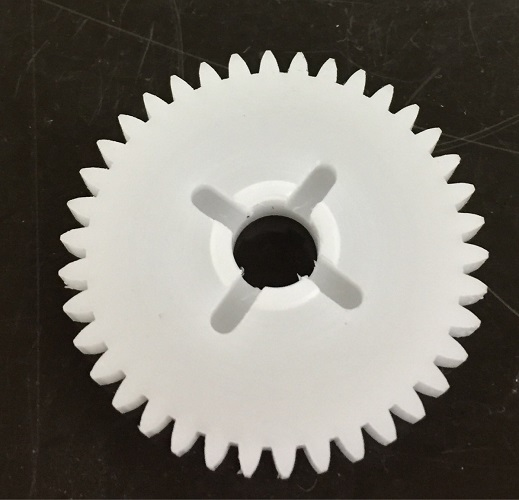
#> input picture engrenagens/engrenagem4.jpg, 519 x 500 px, found by its file name
$ python gears3.py   (older library calls are emulated)
#> lines starting #> are read from the running program, lines starting #| are printed output that depends on the picture; after the words box and inside, x2 and y2 are one past the last pixel; in counts of white or black regions, pixels touching at a corner belong together
import cv2
import imutils

## Read
img = cv2.imread("C:\\Users\\Martim\\OneDrive\\Scripts Python\\engrenagens\\engrenagem4.jpg")
#> img is the input picture: shape (500, 519, 3); mean B, G, R 111.5, 119, 122.6
gray = cv2.cvtColor(img, cv2.COLOR_BGR2GRAY)

## threshold and find contours
ret, threshed = cv2.threshold(gray, 50, 255, cv2.THRESH_BINARY_INV)
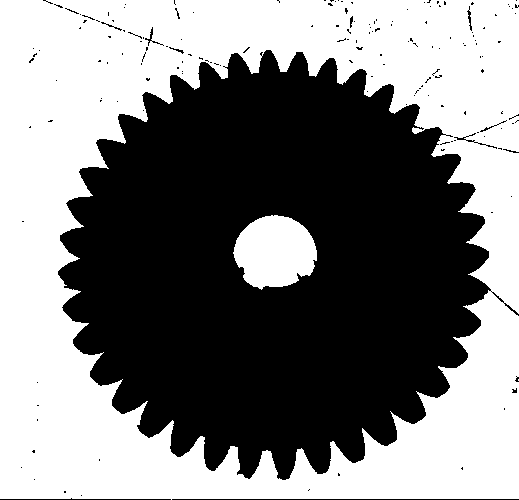
#> threshed: shape (500, 519); 49.9% white; 3 white regions (1 under 20 px)
_, contours, hierarchy = cv2.findContours(threshed, cv2.RETR_EXTERNAL, cv2.CHAIN_APPROX_NONE)
#> contours = 2 contours, 1 with area under 20; largest, box (x1, y1, x2, y2) and area: (0, 0, 519, 500) 257819

## Find the max-area-contour
cnt = sorted(contours, key=cv2.contourArea)[-1]
#> cnt = contour of 2110 points, box (x1, y1, x2, y2) (0, 0, 519, 500), area 257819

## Approx the contour
arclen = cv2.arcLength(cnt, True)
#> arclen = 2138.2
approx = cv2.approxPolyDP(cnt, 0.002*arclen, True)
#> approx = contour of 10 points, box (x1, y1, x2, y2) (0, 0, 519, 499), area 257926
print(len(approx))
#| 10
## Draw and output the result
for pt in approx:
    cv2.circle(img, (pt[0][0],pt[0][1]), 3, (0,255,0), -1, cv2.LINE_AA)
#> this loop made 10 passes
#> pt on passes 1 to 10: [[0, 0]], [[0, 498]], [[518, 498]], [[518, 316]], [[503, 303]], [[518, 313]], [[518, 153]], [[502, 149]], [[518, 151]], [[518, 0]]
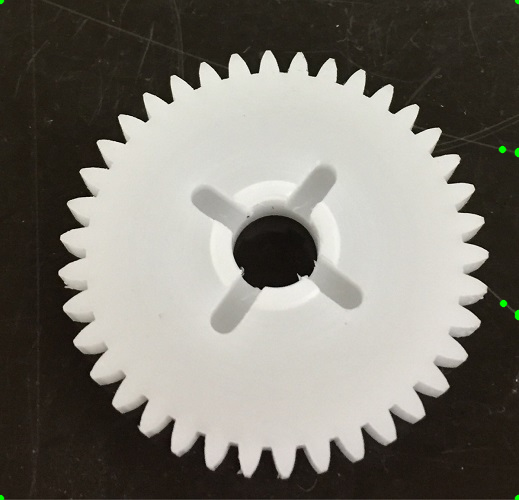
#> img: shape (500, 519, 3); 0.11% of pixels changed, all inside (x1, y1, x2, y2) = (0, 0, 519, 500)

msg = "Total: {}".format(len(approx)//2)
#> msg = 'Total: 5'
cv2.putText(img, msg, (20,40),cv2.FONT_HERSHEY_PLAIN, 2, (0,0,255), 2, cv2.LINE_AA)
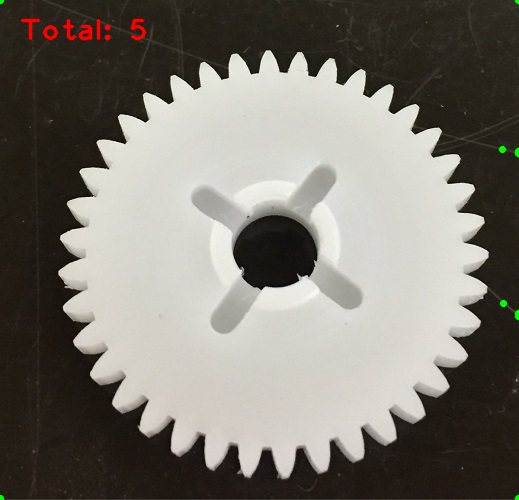
#> img: shape (500, 519, 3); 0.45% of pixels changed, all inside (x1, y1, x2, y2) = (20, 18, 147, 41)

## Display
cv2.imshow("res", img);cv2.waitKey()

$ run again, with engrenagens/engrenagem1.jpg copied over engrenagens/engrenagem4.jpg
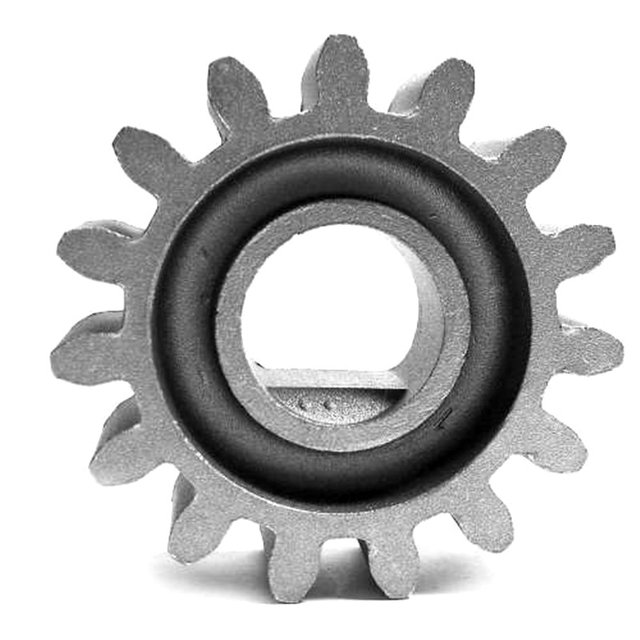
#> input picture engrenagens/engrenagem1.jpg, 640 x 640 px, found by its file name
#> img is the input picture: shape (640, 640, 3); min 0, max 255, mean 193
#> `ret, threshed = cv2.threshold(gray, 50, 255, cv2.THRESH_BINARY_INV)`:
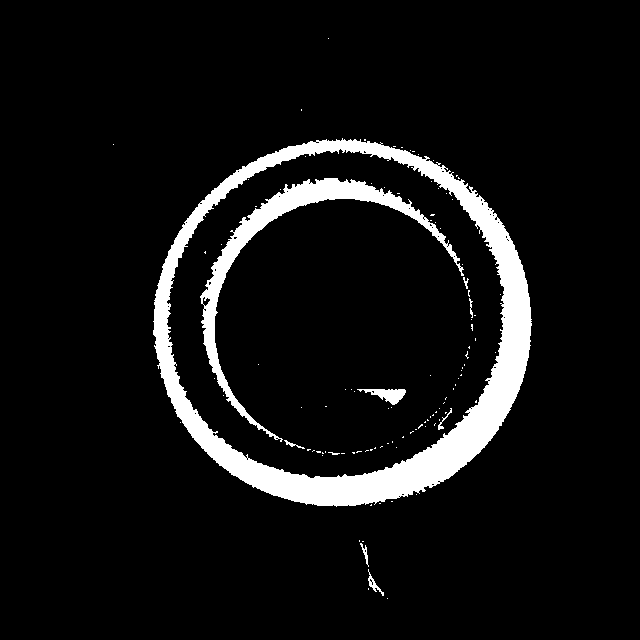
#> threshed: shape (640, 640); 7.5% white; 109 white regions (100 under 20 px)
#> contours = 24 contours, 21 with area under 20; largest, box (x1, y1, x2, y2) and area: (153, 138, 532, 507) 108656, (368, 569, 384, 596) 76, (360, 543, 369, 567) 38
#> cnt = contour of 1240 points, box (x1, y1, x2, y2) (153, 138, 532, 507), area 108656
#> arclen = 1464.5
#> approx = contour of 53 points, box (x1, y1, x2, y2) (154, 138, 532, 507), area 108834
#| 53
#> the loop `for pt in approx:` made 53 passes
#> pt on passes 1 to 8: [[342, 138]], [[310, 141]], [[267, 154]], [[242, 166]], [[214, 188]], [[184, 222]], [[168, 251]], [[155, 294]]
#> msg = 'Total: 26'
#> `cv2.putText(img, msg, (20,40),cv2.FONT_HERSHEY_PLAIN, 2, (0,0,255), 2,..`:
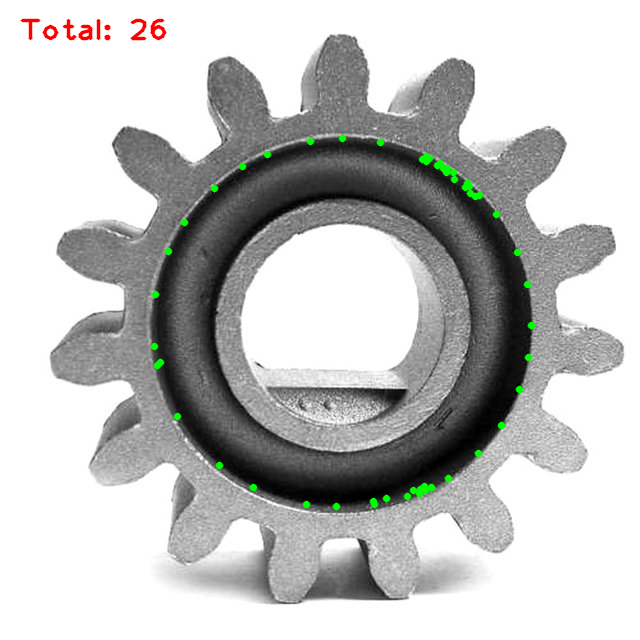
#> img: shape (640, 640, 3); mean B, G, R 192.1, 193.3, 192.7
